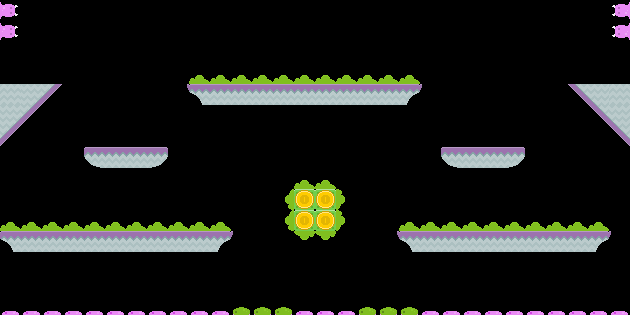

This is a level from a 2D game, rendered from its Tiled map with the project's own tilesets. A one-line summary and the complete map file follow:
An orthogonal 30x15 tile map with 21x21 px tiles, 3 tile layers (Capa de patrones 3, Capa de patrones 1, Capa de patrones 2).

<map version="1.2" tiledversion="1.3.5" orientation="orthogonal" renderorder="right-down" width="30" height="15" tilewidth="21" tileheight="21" infinite="0" nextlayerid="5" nextobjectid="10">
 <tileset firstgid="1" source="../e4-JohnSnow/sprites.tsx" />
 <layer id="3" name="Capa de patrones 3" width="30" height="15">
  <data encoding="csv">
0,0,0,0,0,0,0,0,0,0,0,0,0,0,0,0,0,0,0,0,0,0,0,0,0,0,0,0,0,0,
0,0,0,0,0,0,0,0,0,0,0,0,0,0,0,0,0,0,0,0,0,0,0,0,0,0,0,0,0,0,
0,0,0,0,0,0,0,0,0,0,0,0,0,0,0,0,0,0,0,0,0,0,0,0,0,0,0,0,0,0,
0,0,0,0,0,0,0,0,0,0,0,0,0,0,0,0,0,0,0,0,0,0,0,0,0,0,0,0,0,0,
213,3221225689,3221225659,0,0,0,0,0,0,0,0,0,0,0,0,0,0,0,0,0,0,0,0,0,0,0,0,3221225660,3221225690,213,
3221225689,3221225659,0,0,0,0,0,0,0,0,0,0,0,0,0,0,0,0,0,0,0,0,0,0,0,0,0,0,3221225660,3221225690,
3221225659,0,0,0,0,0,0,0,0,0,0,0,0,0,0,0,0,0,0,0,0,0,0,0,0,0,0,0,0,3221225660,
0,0,0,0,186,184,184,216,0,0,0,0,0,0,0,0,0,0,0,0,0,186,184,184,216,0,0,0,0,0,
0,0,0,0,0,0,0,0,0,0,0,0,0,0,0,0,0,0,0,0,0,0,0,0,0,0,0,0,0,0,
0,0,0,0,0,0,0,0,0,0,0,0,0,0,196,196,0,0,0,0,0,0,0,0,0,0,0,0,0,0,
0,0,0,0,0,0,0,0,0,0,0,0,0,0,196,196,0,0,0,0,0,0,0,0,0,0,0,0,0,0,
0,0,0,0,0,0,0,0,0,0,0,0,0,0,0,0,0,0,0,0,0,0,0,0,0,0,0,0,0,0,
0,0,0,0,0,0,0,0,0,0,0,0,0,0,0,0,0,0,0,0,0,0,0,0,0,0,0,0,0,0,
0,0,0,0,0,0,0,0,0,0,0,0,0,0,0,0,0,0,0,0,0,0,0,0,0,0,0,0,0,0,
0,0,0,0,0,0,0,0,0,0,0,0,0,0,0,0,0,0,0,0,0,0,0,0,0,0,0,0,0,0
</data>
 </layer>
 <layer id="1" name="Capa de patrones 1" width="30" height="15">
  <data encoding="csv">
2684355010,0,0,0,0,0,0,0,0,0,0,0,0,0,0,0,0,0,0,0,0,0,0,0,0,0,0,0,0,1610613186,
2684355010,0,0,0,0,0,0,0,0,0,0,0,0,0,0,0,0,0,0,0,0,0,0,0,0,0,0,0,0,1610613186,
0,0,0,0,0,0,0,0,0,0,0,0,0,0,0,0,0,0,0,0,0,0,0,0,0,0,0,0,0,0,
0,0,0,0,0,0,0,0,0,47,47,47,47,47,47,47,47,47,47,47,0,0,0,0,0,0,0,0,0,0,
0,0,0,0,0,0,0,0,0,0,0,0,0,0,0,0,0,0,0,0,0,0,0,0,0,0,0,0,0,0,
0,0,0,0,0,0,0,0,0,0,0,0,0,0,0,0,0,0,0,0,0,0,0,0,0,0,0,0,0,0,
0,0,0,0,0,0,0,0,0,0,0,0,0,0,0,0,0,0,0,0,0,0,0,0,0,0,0,0,0,0,
0,0,0,0,0,0,0,0,0,0,0,0,0,0,0,0,0,0,0,0,0,0,0,0,0,0,0,0,0,0,
0,0,0,0,0,0,0,0,0,0,0,0,0,0,47,47,0,0,0,0,0,0,0,0,0,0,0,0,0,0,
0,0,0,0,0,0,0,0,0,0,0,0,0,1610612783,180,180,2684354607,0,0,0,0,0,0,0,0,0,0,0,0,0,
47,47,47,47,47,47,47,47,47,47,47,0,0,1610612783,180,180,2684354607,0,0,47,47,47,47,47,47,47,47,47,47,0,
0,0,0,0,0,0,0,0,0,0,0,0,0,0,3221225519,3221225519,0,0,0,0,0,0,0,0,0,0,0,0,0,0,
0,0,0,0,0,0,0,0,0,0,0,0,0,0,0,0,0,0,0,0,0,0,0,0,0,0,0,0,0,0,
0,0,0,0,0,0,0,0,0,0,0,0,0,0,0,0,0,0,0,0,0,0,0,0,0,0,0,0,0,0,
230,230,230,230,230,230,230,230,230,230,230,230,230,230,230,230,230,230,230,230,230,230,230,230,230,230,230,230,230,230
</data>
 </layer>
 <layer id="2" name="Capa de patrones 2" width="30" height="15">
  <data encoding="csv">
0,0,0,0,0,0,0,0,0,0,0,0,0,0,0,0,0,0,0,0,0,0,0,0,0,0,0,0,0,0,
0,0,0,0,0,0,0,0,0,0,0,0,0,0,0,0,0,0,0,0,0,0,0,0,0,0,0,0,0,0,
0,0,0,0,0,0,0,0,0,0,0,0,0,0,0,0,0,0,0,0,0,0,0,0,0,0,0,0,0,0,
0,0,0,0,0,0,0,0,0,0,0,0,0,0,0,0,0,0,0,0,0,0,0,0,0,0,0,0,0,0,
0,0,0,0,0,0,0,0,211,2147483862,184,184,184,184,184,184,184,184,184,214,181,0,0,0,0,0,0,0,0,0,
0,0,0,0,0,0,0,0,0,0,0,0,0,0,0,0,0,0,0,0,0,0,0,0,0,0,0,0,0,0,
0,0,0,0,0,0,0,0,0,0,0,0,0,0,0,0,0,0,0,0,0,0,0,0,0,0,0,0,0,0,
0,0,0,0,0,0,0,0,0,0,0,0,0,0,0,0,0,0,0,0,0,0,0,0,0,0,0,0,0,0,
0,0,0,0,0,0,0,0,0,0,0,0,0,0,0,0,0,0,0,0,0,0,0,0,0,0,0,0,0,0,
0,0,0,0,0,0,0,0,0,0,0,0,0,0,0,0,0,0,0,0,0,0,0,0,0,0,0,0,0,0,
0,0,0,0,0,0,0,0,0,0,0,0,0,0,0,0,0,0,0,0,0,0,0,0,0,0,0,0,0,0,
212,184,184,184,184,184,184,184,184,184,214,181,0,0,0,0,0,0,211,212,184,184,184,184,184,184,184,184,214,181,
0,0,0,0,0,0,0,0,0,0,0,0,0,0,0,0,0,0,0,0,0,0,0,0,0,0,0,0,0,0,
0,0,0,0,0,0,0,0,0,0,0,0,0,0,0,0,0,0,0,0,0,0,0,0,0,0,0,0,0,0,
0,0,0,0,0,0,0,0,0,0,0,262,262,262,0,0,0,262,262,262,0,0,0,0,0,0,0,0,0,0
</data>
 </layer>
</map>
